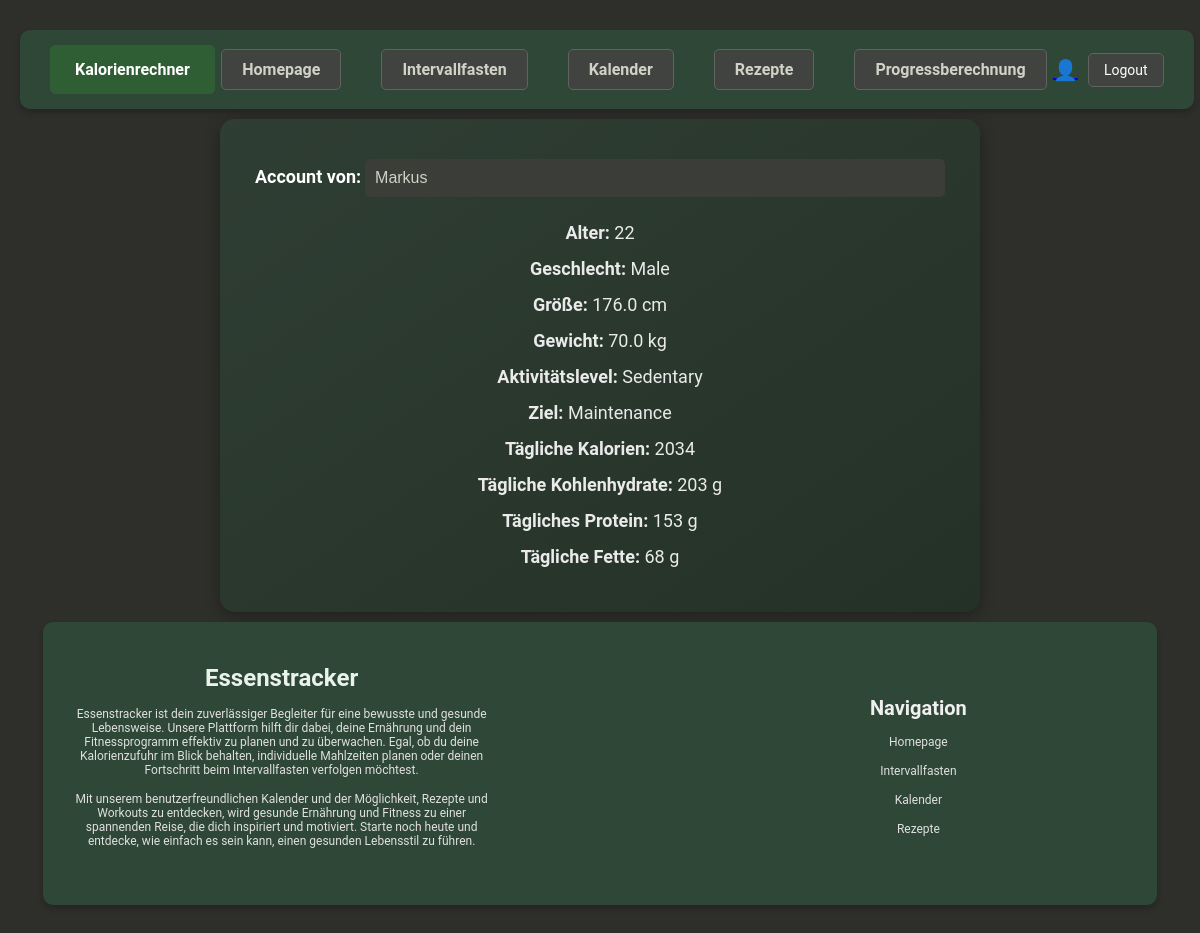
The app's page /trackerapp/account/ (signed in), older data.
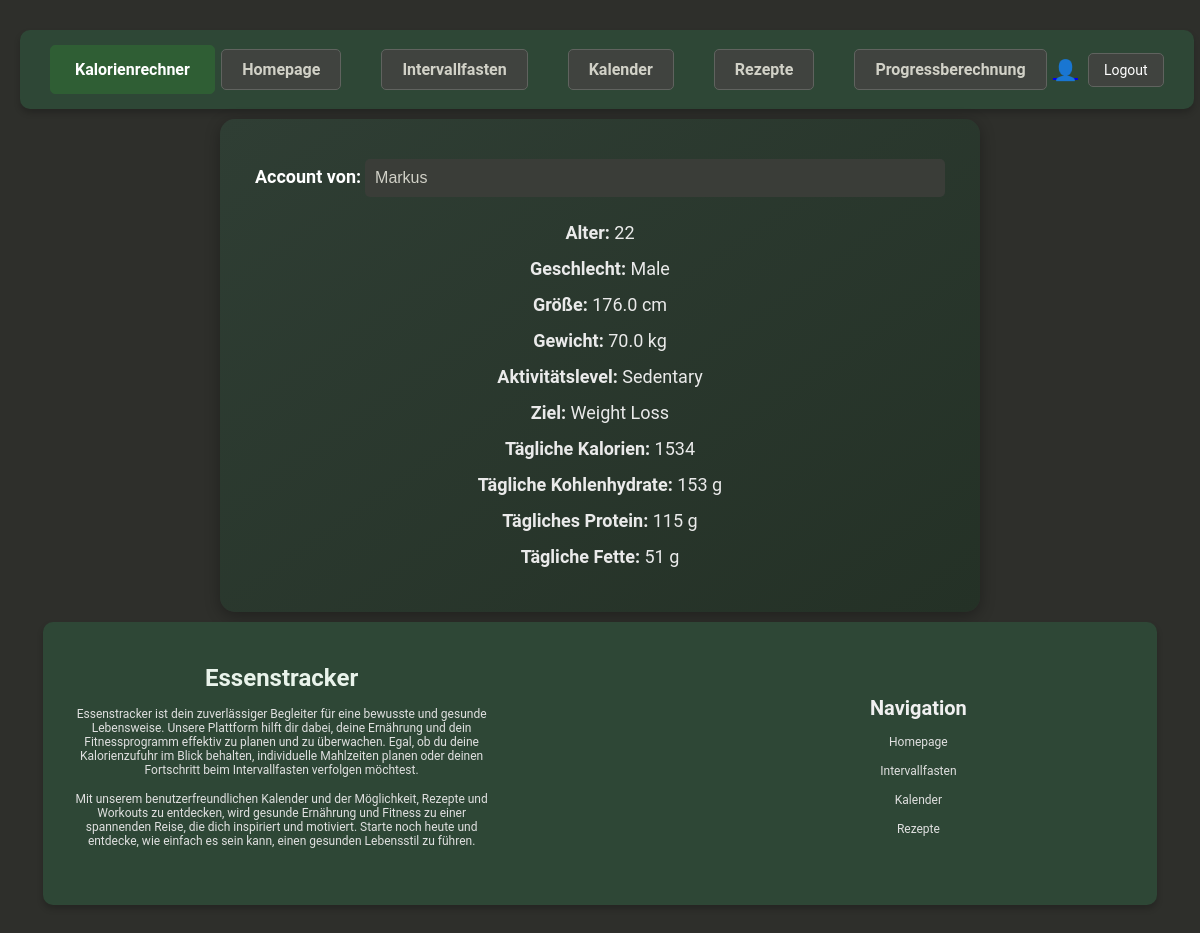
The same page, newer data.
### trackerapp/models.py (models this page shows, shortened)
class UserProfile(models.Model):
    user = models.OneToOneField(User, on_delete=models.CASCADE)
    GENDER_CHOICES = [
        ('M', 'Male'),
        ('F', 'Female'),
    ]
    ACTIVITY_CHOICES = [
        ('sedentary', 'Sedentary'),
        ('light', 'Lightly Active'),
        ('moderate', 'Moderately Active'),
        ('active', 'Active'),
        ('very_active', 'Very Active'),
    ]
    GOAL_CHOICES = [
        ('weight_loss', 'Weight Loss'),
        ('maintenance', 'Maintenance'),
        ('weight_gain', 'Weight Gain'),
    ]
    age = models.PositiveIntegerField(default=25)
    gender = models.CharField(max_length=1, choices=GENDER_CHOICES, default='M')
    height = models.FloatField(default=170.0, help_text="Height in cm")
    weight = models.FloatField(default=70.0, help_text="Weight in kg")
    activity = models.CharField(max_length=20, choices=ACTIVITY_CHOICES, default='sedentary')
    goal = models.CharField(max_length=20, choices=GOAL_CHOICES, default='maintenance')
    daily_calories = models.PositiveIntegerField(default=2000)
    daily_carbohydrates = models.PositiveIntegerField(default=250, help_text="Daily Carbohydrates in grams")
    daily_proteins = models.PositiveIntegerField(default=75, help_text="Daily Proteins in grams")
    daily_fats = models.PositiveIntegerField(default=70, help_text="Daily Fats in grams")

### trackerapp/views.py (the view)
# urls.py: path('trackerapp/account/', trackerapp_views.user_profile_view, name='account'),
@login_required
def user_profile_view(request):
    try:
        user_profile = UserProfile.objects.get(user=request.user)
        context = {
            'user_profile': user_profile
        }
    except UserProfile.DoesNotExist:
        context = {
            'error': "Kein Profil für den angemeldeten Benutzer gefunden."
        }
    return render(request, 'account.html', context)

### trackerapp/templates/account.html (shortened to what this page needs)
{% extends 'base.html' %}
{% block content %}
<div class="container">
    {% if user_profile %}
    <div>
        <label for="username">Account von:</label>
        <input type="text" id="username" name="username" value="{{ form.username.initial|default:user.username }}" class="readonly" readonly>
    </div>
    <p><strong>Alter:</strong> {{ user_profile.age }}</p>
    <p><strong>Geschlecht:</strong> {{ user_profile.get_gender_display }}</p>
    <p><strong>Größe:</strong> {{ user_profile.height }} cm</p>
    <p><strong>Gewicht:</strong> {{ user_profile.weight }} kg</p>
    <p><strong>Aktivitätslevel:</strong> {{ user_profile.get_activity_display }}</p>
    <p><strong>Ziel:</strong> {{ user_profile.get_goal_display }}</p>
    <p><strong>Tägliche Kalorien:</strong> {{ user_profile.daily_calories }}</p>
    <p><strong>Tägliche Kohlenhydrate:</strong> {{ user_profile.daily_carbohydrates }} g</p>
    <p><strong>Tägliches Protein:</strong> {{ user_profile.daily_proteins }} g</p>
    <p><strong>Tägliche Fette:</strong> {{ user_profile.daily_fats }} g</p>
    {% else %}
    <p class="error">{{ error }}</p>
    {% endif %}
</div>
{% endblock %}

Row changes from the older to the newer data that the page shows:
changed UserProfile "Male": goal "Maintenance" → "Weight Loss"; daily_calories "2034" → "1534"; daily_carbohydrates "203" → "153"; daily_proteins "153" → "115"; daily_fats "68" → "51"
